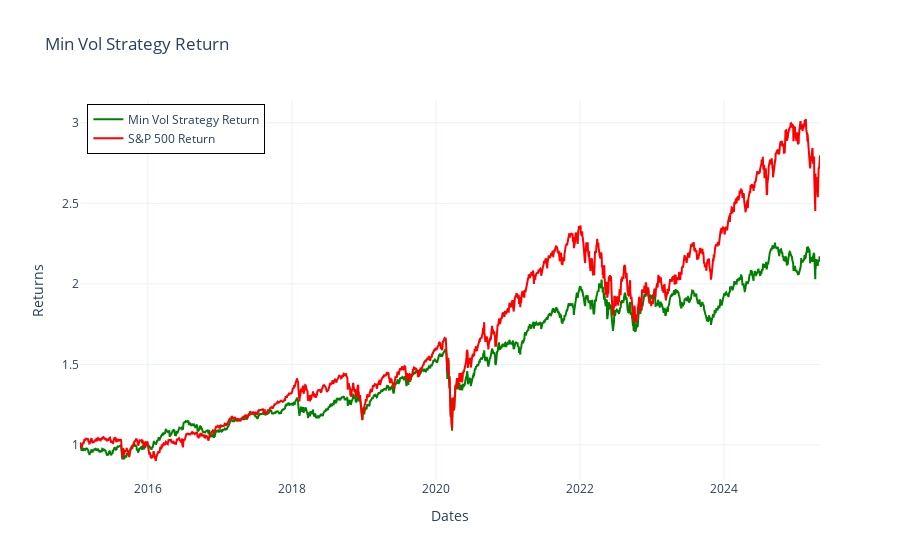

The notebook cell this image was saved under:
### Code cell
plot_chart_with_SP500(portfolio_df = Min_Vol_performance_df['CumulativeStrategyReturns'],
                      chart_title = "Min Vol Strategy Return")

### Figure 1 — Plotly figure (JSON) as saved in the notebook; plotly's stock layout.template omitted (floating-point values rounded to 4 significant figures; data arrays with more than 128 entries replaced by an {"elided": "..."} marker saying what was removed)
{"data": [{"line": {"color": "green"}, "mode": "lines", "name": "Min Vol Strategy Return", "type": "scatter", "x": {"elided": "2585 str values"}, "y": {"elided": "2585 float values"}}, {"line": {"color": "red"}, "mode": "lines", "name": "S&P 500 Return", "type": "scatter", "x": {"elided": "2586 str values"}, "y": {"elided": "2586 float values"}}], "layout": {"legend": {"bordercolor": "Black", "borderwidth": 1, "x": 0.01, "y": 0.99}, "title": {"text": "Min Vol Strategy Return"}, "xaxis": {"anchor": "y", "domain": [0, 1], "title": {"text": "Dates"}}, "yaxis": {"anchor": "x", "domain": [0, 1], "title": {"text": "Returns"}}}}
